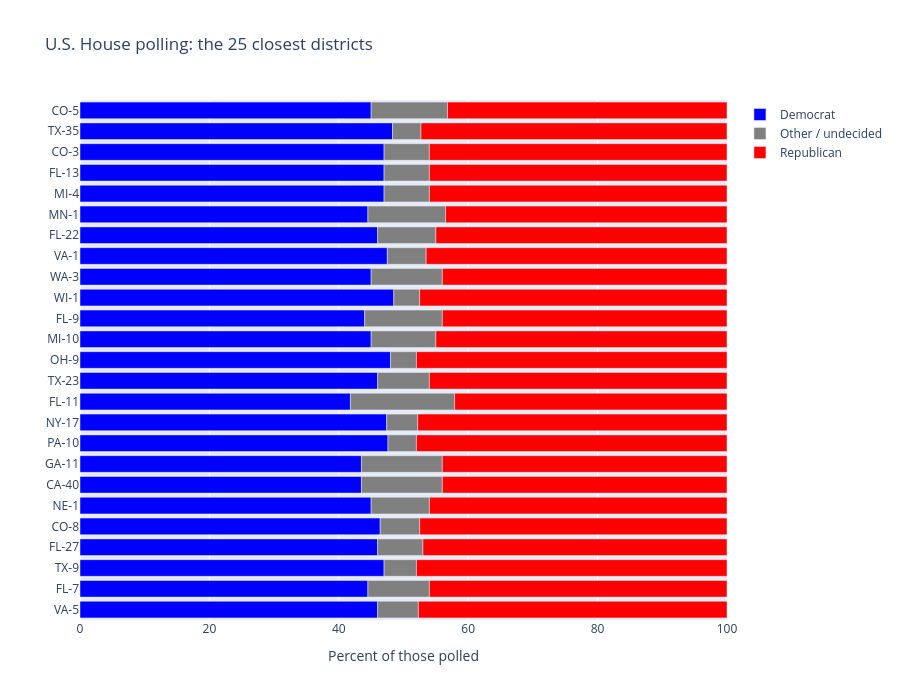

Notebook source saved alongside this figure:
### Code cell
# the same chart as before, using the House table. We reuse party_names and colors from the cell above.
# y="id" gives one bar for each district, labeled like "NY-17"
fig = px.bar(
    closest.rename(columns=party_names),
    x=["Democrat", "Other / undecided", "Republican"],
    y="id",
    orientation="h",
    color_discrete_map=colors,
    labels={"value": "Percent", "id": "District"},
    hover_data={"polls": True, "latest": True},
    height=700,
    title="U.S. House polling: the 25 closest districts",
)

fig.update_layout(
    legend_title_text="",
    xaxis_title="Percent of those polled",
    xaxis_range=[0, 100],
    yaxis_title="",
    yaxis={"dtick": 1},
)

fig.show()

### Figure 1 — Plotly figure (JSON) as saved in the notebook; plotly's stock layout.template omitted (floating-point values rounded to 4 significant figures)
{"data": [{"customdata": [[2, "2026-09-28"], [1, "2026-10-19"], [1, "2026-10-22"], [1, "2026-09-13"], [1, "2026-09-17"], [1, "2026-10-20"], [1, "2026-01-19"], [1, "2026-09-11"], [1, "2026-10-22"], [2, "2026-09-30"], [1, "2026-07-30"], [1, "2026-10-07"], [1, "2026-09-23"], [1, "2026-08-13"], [1, "2026-10-15"], [1, "2026-10-01"], [1, "2026-10-21"], [2, "2026-10-25"], [1, "2026-08-31"], [2, "2026-10-14"], [1, "2026-09-16"], [1, "2026-10-15"], [1, "2026-10-21"], [3, "2026-10-19"], [2, "2026-10-20"]], "hovertemplate": "variable=Democrat<br>Percent=%{x}<br>District=%{y}<br>polls=%{customdata[0]}<br>latest=%{customdata[1]}<extra></extra>", "legendgroup": "Democrat", "marker": {"color": "blue", "pattern": {"shape": ""}}, "name": "Democrat", "orientation": "h", "showlegend": true, "textposition": "auto", "type": "bar", "x": [46.0, 44.5, 47.0, 46.0, 46.4, 45.0, 43.5, 43.5, 47.6, 47.4, 41.8, 46.0, 48.0, 45.0, 44.0, 48.5, 45.0, 47.5, 46.0, 44.5, 47.0, 47.0, 47.0, 48.3, 45.0], "xaxis": "x", "y": ["VA-5", "FL-7", "TX-9", "FL-27", "CO-8", "NE-1", "CA-40", "GA-11", "PA-10", "NY-17", "FL-11", "TX-23", "OH-9", "MI-10", "FL-9", "WI-1", "WA-3", "VA-1", "FL-22", "MN-1", "MI-4", "FL-13", "CO-3", "TX-35", "CO-5"], "yaxis": "y"}, {"customdata": [[2, "2026-09-28"], [1, "2026-10-19"], [1, "2026-10-22"], [1, "2026-09-13"], [1, "2026-09-17"], [1, "2026-10-20"], [1, "2026-01-19"], [1, "2026-09-11"], [1, "2026-10-22"], [2, "2026-09-30"], [1, "2026-07-30"], [1, "2026-10-07"], [1, "2026-09-23"], [1, "2026-08-13"], [1, "2026-10-15"], [1, "2026-10-01"], [1, "2026-10-21"], [2, "2026-10-25"], [1, "2026-08-31"], [2, "2026-10-14"], [1, "2026-09-16"], [1, "2026-10-15"], [1, "2026-10-21"], [3, "2026-10-19"], [2, "2026-10-20"]], "hovertemplate": "variable=Other / undecided<br>Percent=%{x}<br>District=%{y}<br>polls=%{customdata[0]}<br>latest=%{customdata[1]}<extra></extra>", "legendgroup": "Other / undecided", "marker": {"color": "grey", "pattern": {"shape": ""}}, "name": "Other / undecided", "orientation": "h", "showlegend": true, "textposition": "auto", "type": "bar", "x": [6.3, 9.5, 5.0, 7.0, 6.1, 9.0, 12.5, 12.5, 4.4, 4.8, 16.1, 8.0, 4.0, 10.0, 12.0, 4.0, 11.0, 6.0, 9.0, 12.0, 7.0, 7.0, 7.0, 4.4, 11.8], "xaxis": "x", "y": ["VA-5", "FL-7", "TX-9", "FL-27", "CO-8", "NE-1", "CA-40", "GA-11", "PA-10", "NY-17", "FL-11", "TX-23", "OH-9", "MI-10", "FL-9", "WI-1", "WA-3", "VA-1", "FL-22", "MN-1", "MI-4", "FL-13", "CO-3", "TX-35", "CO-5"], "yaxis": "y"}, {"customdata": [[2, "2026-09-28"], [1, "2026-10-19"], [1, "2026-10-22"], [1, "2026-09-13"], [1, "2026-09-17"], [1, "2026-10-20"], [1, "2026-01-19"], [1, "2026-09-11"], [1, "2026-10-22"], [2, "2026-09-30"], [1, "2026-07-30"], [1, "2026-10-07"], [1, "2026-09-23"], [1, "2026-08-13"], [1, "2026-10-15"], [1, "2026-10-01"], [1, "2026-10-21"], [2, "2026-10-25"], [1, "2026-08-31"], [2, "2026-10-14"], [1, "2026-09-16"], [1, "2026-10-15"], [1, "2026-10-21"], [3, "2026-10-19"], [2, "2026-10-20"]], "hovertemplate": "variable=Republican<br>Percent=%{x}<br>District=%{y}<br>polls=%{customdata[0]}<br>latest=%{customdata[1]}<extra></extra>", "legendgroup": "Republican", "marker": {"color": "red", "pattern": {"shape": ""}}, "name": "Republican", "orientation": "h", "showlegend": true, "textposition": "auto", "type": "bar", "x": [47.7, 46.0, 48.0, 47.0, 47.5, 46.0, 44.0, 44.0, 48.0, 47.8, 42.1, 46.0, 48.0, 45.0, 44.0, 47.5, 44.0, 46.5, 45.0, 43.5, 46.0, 46.0, 46.0, 47.3, 43.2], "xaxis": "x", "y": ["VA-5", "FL-7", "TX-9", "FL-27", "CO-8", "NE-1", "CA-40", "GA-11", "PA-10", "NY-17", "FL-11", "TX-23", "OH-9", "MI-10", "FL-9", "WI-1", "WA-3", "VA-1", "FL-22", "MN-1", "MI-4", "FL-13", "CO-3", "TX-35", "CO-5"], "yaxis": "y"}], "layout": {"barmode": "relative", "height": 700, "legend": {"title": {"text": ""}, "tracegroupgap": 0}, "title": {"text": "U.S. House polling: the 25 closest districts"}, "xaxis": {"anchor": "y", "domain": [0, 1], "range": [0, 100], "title": {"text": "Percent of those polled"}}, "yaxis": {"anchor": "x", "domain": [0, 1], "dtick": 1, "title": {"text": ""}}}}
